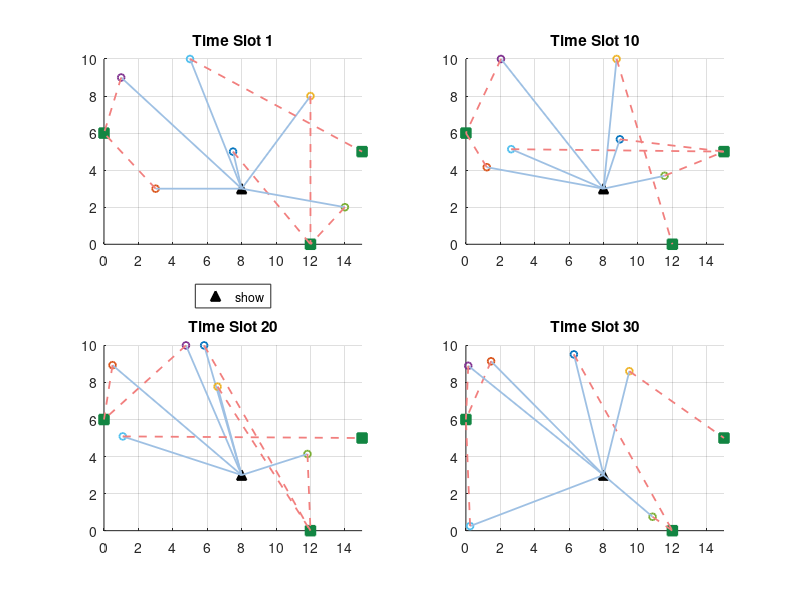

Write MATLAB code to recreate this figure.
clear
clc

% Define positions
Tx = [8, 3];
RIS = [12, 0; 0, 6; 15, 5];
load("outage.mat");
load("user_trajectories.mat");


% Number of users and time slots
numUsers = 6;
S = [1, 10, 20, 30];
numTimeSlots = size(S, 2);

% Colors for each user
userColors = lines(numUsers);  % Generates a colormap with distinct colors

% Create figure with subplots
figure;
for t = 1:numTimeSlots
    subplot(2, 2, t);
    hold on;
    title(['Time Slot ', num2str(S(t))]);
    xlim([0, 15]);
    ylim([0, 10]);
    % xlabel('X Position');
    % ylabel('Y Position');
    grid on;
    
    % Plot Tx position
    plot(Tx(1), Tx(2), '^','color', 'black', 'MarkerSize', 7, 'MarkerFaceColor','black', 'LineWidth', 1.3, 'DisplayName', 'Tx');
    
    % Plot RIS positions
    plot(RIS(:, 1), RIS(:, 2), 'square', 'color', [18 133 66]/255, 'MarkerFaceColor',[18 133 66]/255, 'MarkerSize', 7, 'LineWidth', 1.3, 'DisplayName', 'RIS');
    
    % Plot users and connections to RIS
    for u = 1:numUsers
        userPos = trajectories{u}(S(t), 1:2);
        risAssoc = results{t}.assignment(1, u);
        
        % Plot user position with different colors
        if t == 1 && u==1  % Only add legend for the first time slot
            plot(userPos(1), userPos(2), 'o', 'Color', userColors(u, :), 'MarkerSize', 5, 'LineWidth', 1.3, 'DisplayName', 'Rx','HandleVisibility','on');
        else
            plot(userPos(1), userPos(2), 'o', 'Color', userColors(u, :), 'MarkerSize', 5, 'LineWidth', 1.3, 'HandleVisibility','off');
        end

        % Connect user to Tx
        if t == 1 && u==1
            plot([userPos(1), Tx(1)], [userPos(2), Tx(2)], 'color', '#9EC0E3', 'LineWidth', 1.3, 'DisplayName', 'LoS links', 'HandleVisibility','on');
        else
            plot([userPos(1), Tx(1)], [userPos(2), Tx(2)], 'color', '#9EC0E3', 'LineWidth', 1.3, 'HandleVisibility','off');
        end
        
        
        % Connect user to RIS if associated
        if risAssoc > 0 && t==1 && u==1
            plot([userPos(1), RIS(risAssoc, 1)], [userPos(2), RIS(risAssoc, 2)], '--','color', '#F17F7E', 'LineWidth', 1.3, 'DisplayName', 'Virtual links','HandleVisibility','on');
        else
            plot([userPos(1), RIS(risAssoc, 1)], [userPos(2), RIS(risAssoc, 2)], '--', 'color', '#F17F7E', 'LineWidth', 1.3, 'HandleVisibility','off');
        end
    end
    
    if t == 1
        h=legend('show', 'Location', 'BestOutside');
        set(h, 'Orientation', 'horizon', 'Box', 'on');

    end
end
